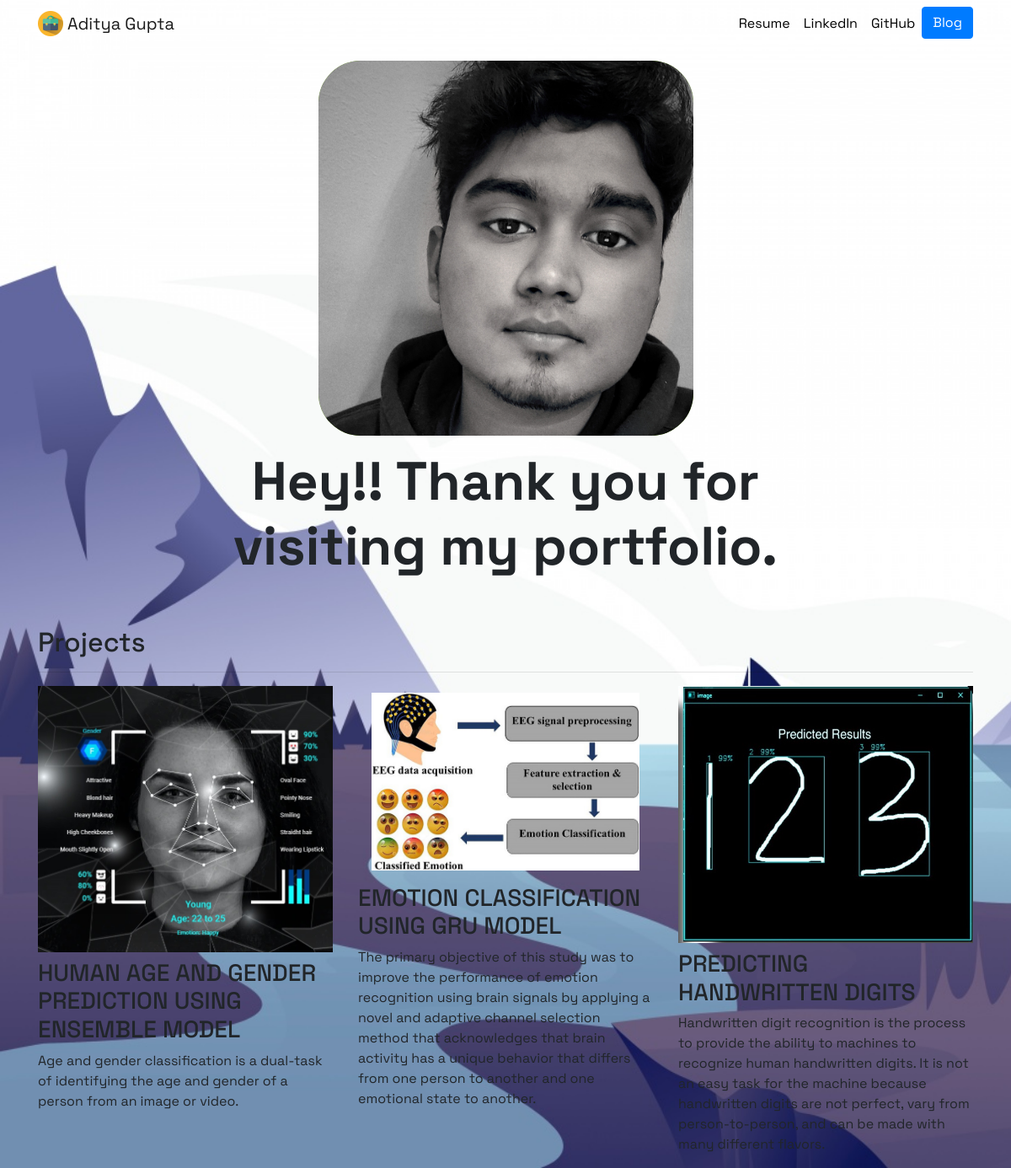
The page / on the database its author committed.
### personal_portfolio/models.py (models this page shows, shortened)
class Project(models.Model):
    title = models.CharField(max_length=100)
    description = models.CharField(max_length=4000)
    image = models.ImageField(upload_to='personal_portfolio/images/')
    url = models.URLField(blank=True)
    upload = models.FileField(upload_to='personal_portfolio/uploads/', blank=True)

### personal_portfolio/views.py (the view)
# urls.py: 2. Add a URL to urlpatterns:  path('', views.home, name='home')
def home(request):
    projects = Project.objects.all()
    return render(request, 'personal_portfolio/home.html', {'projects':projects})

### personal_portfolio/templates/personal_portfolio/home.html
{% extends "personal_portfolio/base.html" %}
{% load static %}
{% block content %}
<div class="row justify-content-center my-3">
  <div class="col-5">
    <img src="{% static 'personal_portfolio/aditya_gupta.jpg' %}" class="img-fluid" id="rcorners4">
  </div>
</div>
<div class="row justify-content-center mb-3">
  <div class="col-md-9 text-center">
    <h1 id="hometext" class="font-weight-bold">Hey!! Thank you for visiting my portfolio. </h1>
  </div>
</div>
<h2 class="mt-5">Project{{ projects.count|pluralize }}</h2>
<hr>
<div class="row">
  {% for project in projects %}
  <div class="col-lg-4 col-md-6">
    {% if project.url %}
    <a href="{{ project.url }}">
      <img src="{{ project.image.url }}" class="img-fluid mb-2">
    </a>
    {% elif project.upload %}
    <a class="nav-link" href="media/{{ project.upload }}">
      <img src="{{ project.image.url }}" class="img-fluid mb-2">
    </a>
    {% else %}
    <img src="{{ project.image.url }}" class="img-fluid mb-2">
    {% endif %}
    <h3>{{ project.title }}</h3>
    <p>{{ project.description }}</p>
  </div>
  {% endfor %}
</div>
{% endblock %}

### personal_portfolio/templates/personal_portfolio/base.html (shortened to what this page needs)
{% load static %}
<!doctype html>
<html lang="en">
<head>
  <link rel="stylesheet" href="https://stackpath.bootstrapcdn.com/bootstrap/4.4.1/css/bootstrap.min.css">
  <link rel="stylesheet" href="{% static 'personal_portfolio/loader.css' %}">
  <link rel="stylesheet" href="{% static 'personal_portfolio/custom.css' %}">
</head>
<body>
  <nav id="topNav" class="navbar navbar-expand-md navbar-light">
    <div class="container">
      <a class="navbar-brand" href="{% url 'home' %}">
        <img src="{% static 'personal_portfolio/logo.jpg' %}" width="30" height="30" class="d-inline-block align-top" alt="Nick's Logo">
        <span>Aditya Gupta</span>
      </a>
      <div class="collapse navbar-collapse text-center" id="navbarNav">
        <ul class="navbar-nav ml-auto">
          <li class="nav-item">
            <a class="nav-link" href="{% static 'personal_portfolio/resume.pdf' %}">Resume</a>
          </li>
          <li class="nav-item">
            <a class="nav-link" href="https://www.linkedin.com/in/aditya-gupta-91991215b/" target="_blank">LinkedIn</a>
          </li>
          <li class="nav-item">
            <a class="nav-link" href="https://github.com/adi7820" target="_blank">GitHub</a>
          </li>
          <li>
            <a role="button" href="{% url 'blog:all_blogs' %}" class="btn btn-primary">Blog</a>
          </li>
        </ul>
      </div>
    </div>
  </nav>
  <div class="container">
    {% block content %}{% endblock %}
  </div>
</body>
</html>

### personal_portfolio/static/personal_portfolio/custom.css (style rules this page uses)
.navbar-nav .nav-link { color: rgba(0,0,0,1) !important; }
body { background-image: url("bg.jpg"); background-repeat: no-repeat; background-size: cover; font-family: 'Space Grotesk', sans-serif; }
#rcorners4 { border-radius: 50px; background: #73AD21; padding: 0px; }
@media (min-width: 992px) { #hometext { font-size: 4rem; } }

### rows shown on the page
Project: image (picture), title "HUMAN AGE AND GENDER PREDICTION USING ENSEMBLE MODEL", description "Age and gender classification is a dual-task of identifying the age and gender of a person from an image or video."
Project: image (picture), title "EMOTION CLASSIFICATION USING GRU MODEL", description "The primary objective of this study was to improve the performance of emotion recognition using brain signals by applying a novel and adaptive channel selection method that acknowledges that brain activity has a unique behavior that differs from one person to another and one emotional state to another."
Project: image (picture), title "PREDICTING HANDWRITTEN DIGITS", description "Handwritten digit recognition is the process to provide the ability to machines to recognize human handwritten digits. It is not an easy task for the machine because handwritten digits are not perfect, vary from person-to-person, and can be made with many different flavors."
